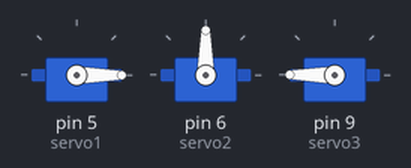
Simulated run of this sketch. Board: Arduino Uno, built with avr-gcc and run on an emulated ATmega328P. Parts: 3 × servo.

Above: at 0.05 s.
At 3.0 s:
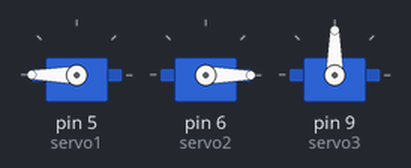
Timing chart, 0 to 6.9 s (numbered marks = the images above):
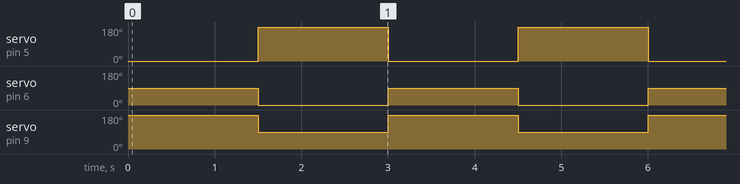

Measured:
- by itself, servo on pin 5 (servo1): alternates 180° for 1.5 s and 0° for 1.5 s
- by itself, servo on pin 6 (servo2): alternates 90° for 1.5 s and 0° for 1.5 s
- by itself, servo on pin 9 (servo3): alternates 180° for 1.5 s and 90° for 1.5 s

The sketch:

step1_servo_test.ino
```cpp
/*
step1_servo_test.ino

Purpose
- Verify that 3 servos are wired correctly and can move using fixed angles.
- This is the minimum working checkpoint before adding LEDs, buttons, or potentiometers.

Hardware
- Arduino Uno (Tinkercad compatible)
- 3x Servo motors

Wiring
- Servo signal pins:
  - Servo1 signal -> D5
  - Servo2 signal -> D6
  - Servo3 signal -> D9
- Servo power:
  - Servo VCC (red)  -> 5V
  - Servo GND (black/brown) -> GND
- Important:
  - All servos must share GND with Arduino.
  - In real hardware, 3 servos often require an external 5V supply.

How to Run
- Upload this sketch.
- Watch the servos move between two sets of angles.

Expected Behavior
- Every ~1.5 seconds, servos move between:
  - Position A: (0, 90, 180)
  - Position B: (180, 0, 90)

Notes
- If nothing moves:
  - Check servo power wiring (5V/GND)
  - Check signal pins (D5/D6/D9)
  - In real hardware, USB power may be insufficient for 3 servos.
*/

#include <Servo.h>

// Servo objects
Servo servo1;
Servo servo2;
Servo servo3;

void setup() {
  // Attach servo signal wires to Arduino pins
  servo1.attach(5);
  servo2.attach(6);
  servo3.attach(9);
}

void loop() {
  // Position A
  servo1.write(0);
  servo2.write(90);
  servo3.write(180);
  delay(1500);

  // Position B
  servo1.write(180);
  servo2.write(0);
  servo3.write(90);
  delay(1500);
}
```
